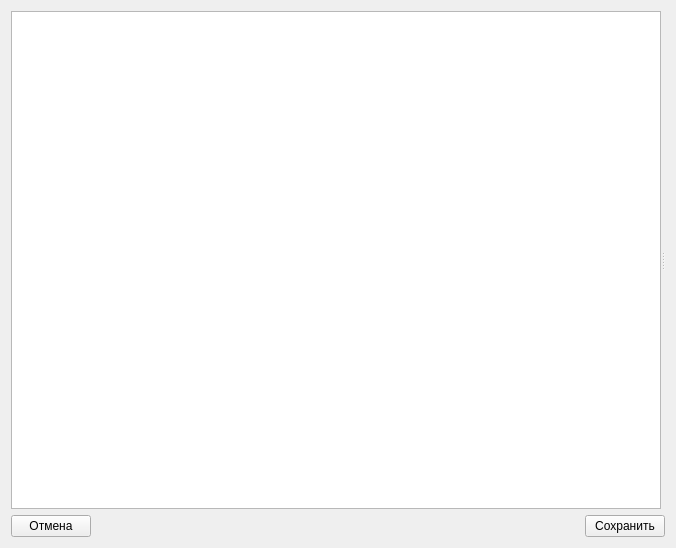
<?xml version="1.0" encoding="UTF-8"?>
<ui version="4.0">
 <class>MattySettingsDialog</class>
 <widget class="QWidget" name="MattySettingsDialog">
  <property name="geometry">
   <rect>
    <x>0</x>
    <y>0</y>
    <width>676</width>
    <height>548</height>
   </rect>
  </property>
  <property name="windowTitle">
   <string>Настройки</string>
  </property>
  <layout class="QGridLayout" name="gridLayout">
   <item row="0" column="0">
    <layout class="QHBoxLayout" name="horizontalLayout_2">
     <item>
      <widget class="QSplitter" name="splitter">
       <property name="orientation">
        <enum>Qt::Horizontal</enum>
       </property>
       <widget class="QListWidget" name="listWidget">
        <property name="baseSize">
         <size>
          <width>150</width>
          <height>0</height>
         </size>
        </property>
       </widget>
       <widget class="QStackedWidget" name="stackedWidget">
        <widget class="QWidget" name="page"/>
        <widget class="QWidget" name="page_2"/>
       </widget>
      </widget>
     </item>
     <item>
      <spacer name="verticalSpacer">
       <property name="orientation">
        <enum>Qt::Vertical</enum>
       </property>
       <property name="sizeHint" stdset="0">
        <size>
         <width>0</width>
         <height>40</height>
        </size>
       </property>
      </spacer>
     </item>
    </layout>
   </item>
   <item row="1" column="0">
    <layout class="QHBoxLayout" name="horizontalLayout">
     <item>
      <widget class="QPushButton" name="CancelSettingsButton">
       <property name="text">
        <string>Отмена</string>
       </property>
      </widget>
     </item>
     <item>
      <spacer name="horizontalSpacer">
       <property name="orientation">
        <enum>Qt::Horizontal</enum>
       </property>
       <property name="sizeHint" stdset="0">
        <size>
         <width>40</width>
         <height>20</height>
        </size>
       </property>
      </spacer>
     </item>
     <item>
      <widget class="QPushButton" name="ApplySettingsButton">
       <property name="text">
        <string>Сохранить</string>
       </property>
      </widget>
     </item>
    </layout>
   </item>
  </layout>
 </widget>
 <resources>
  <include location="mattynotes.qrc"/>
 </resources>
 <connections/>
</ui>
